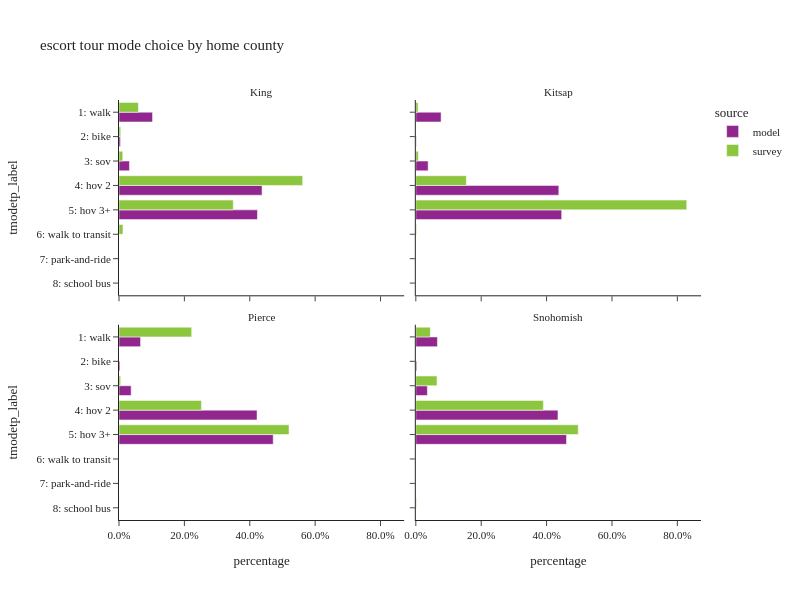

The cell this chart's notebook holds for it:
### Code cell
incl_county = ["King", "Kitsap", "Pierce", "Snohomish"]

plot_mode_choice(es_tour.filter(pl.col("CountyName").is_in(incl_county)),"CountyName",
                 {"CountyName":incl_county,
                  "tmodetp_label": list(util.tmodetp_cat.values())},
                 "home county",
                 2,600)

### Figure 1 — Plotly figure (JSON) as saved in the notebook; plotly's stock layout.template omitted (floating-point values rounded to 4 significant figures)
{"data": [{"alignmentgroup": "True", "customdata": [[8], [32353], [1393], [10071], [137972], [133527]], "hovertemplate": "source=model<br>CountyName=King<br>percentage=%{x}<br>tmodetp_label=%{y}<br>sample count=%{customdata[0]}<extra></extra>", "legendgroup": "model", "marker": {"color": "#91268F", "pattern": {"shape": ""}}, "name": "model", "offsetgroup": "model", "orientation": "h", "showlegend": true, "textposition": "auto", "type": "bar", "x": [2.537e-05, 0.1026, 0.004418, 0.03194, 0.4376, 0.4235], "xaxis": "x3", "y": [null, "1: walk", "2: bike", "3: sov", "4: hov 2", "5: hov 3+"], "yaxis": "y3"}, {"alignmentgroup": "True", "customdata": [[2], [68], [11], [16], [206], [147], [9], [1]], "hovertemplate": "source=survey<br>CountyName=King<br>percentage=%{x}<br>tmodetp_label=%{y}<br>sample count=%{customdata[0]}<extra></extra>", "legendgroup": "survey", "marker": {"color": "#8CC63E", "pattern": {"shape": ""}}, "name": "survey", "offsetgroup": "survey", "orientation": "h", "showlegend": true, "textposition": "auto", "type": "bar", "x": [0.0003658, 0.05936, 0.005208, 0.01146, 0.5618, 0.3496, 0.01212, 0.000106], "xaxis": "x3", "y": [null, "1: walk", "2: bike", "3: sov", "4: hov 2", "5: hov 3+", "6: walk to transit", "8: school bus"], "yaxis": "y3"}, {"alignmentgroup": "True", "customdata": [[2], [3302], [59], [1609], [18682], [19058]], "hovertemplate": "source=model<br>CountyName=Kitsap<br>percentage=%{x}<br>tmodetp_label=%{y}<br>sample count=%{customdata[0]}<extra></extra>", "legendgroup": "model", "marker": {"color": "#91268F", "pattern": {"shape": ""}}, "name": "model", "offsetgroup": "model", "orientation": "h", "showlegend": false, "textposition": "auto", "type": "bar", "x": [4.683e-05, 0.07731, 0.001381, 0.03767, 0.4374, 0.4462], "xaxis": "x4", "y": [null, "1: walk", "2: bike", "3: sov", "4: hov 2", "5: hov 3+"], "yaxis": "y4"}, {"alignmentgroup": "True", "customdata": [[2], [2], [17], [23], [1]], "hovertemplate": "source=survey<br>CountyName=Kitsap<br>percentage=%{x}<br>tmodetp_label=%{y}<br>sample count=%{customdata[0]}<extra></extra>", "legendgroup": "survey", "marker": {"color": "#8CC63E", "pattern": {"shape": ""}}, "name": "survey", "offsetgroup": "survey", "orientation": "h", "showlegend": false, "textposition": "auto", "type": "bar", "x": [0.00684, 0.00766, 0.1545, 0.8287, 0.002249], "xaxis": "x4", "y": ["1: walk", "3: sov", "4: hov 2", "5: hov 3+", "6: walk to transit"], "yaxis": "y4"}, {"alignmentgroup": "True", "customdata": [[3], [9197], [404], [5176], [58857], [65745]], "hovertemplate": "source=model<br>CountyName=Pierce<br>percentage=%{x}<br>tmodetp_label=%{y}<br>sample count=%{customdata[0]}<extra></extra>", "legendgroup": "model", "marker": {"color": "#91268F", "pattern": {"shape": ""}}, "name": "model", "offsetgroup": "model", "orientation": "h", "showlegend": false, "textposition": "auto", "type": "bar", "x": [2.152e-05, 0.06598, 0.002899, 0.03714, 0.4223, 0.4717], "xaxis": "x", "y": [null, "1: walk", "2: bike", "3: sov", "4: hov 2", "5: hov 3+"], "yaxis": "y"}, {"alignmentgroup": "True", "customdata": [[7], [3], [29], [28], [1]], "hovertemplate": "source=survey<br>CountyName=Pierce<br>percentage=%{x}<br>tmodetp_label=%{y}<br>sample count=%{customdata[0]}<extra></extra>", "legendgroup": "survey", "marker": {"color": "#8CC63E", "pattern": {"shape": ""}}, "name": "survey", "offsetgroup": "survey", "orientation": "h", "showlegend": false, "textposition": "auto", "type": "bar", "x": [0.2224, 0.004987, 0.2521, 0.5201, 0.00039], "xaxis": "x", "y": ["1: walk", "3: sov", "4: hov 2", "5: hov 3+", "8: school bus"], "yaxis": "y"}, {"alignmentgroup": "True", "customdata": [[5], [8530], [364], [4557], [56103], [59462]], "hovertemplate": "source=model<br>CountyName=Snohomish<br>percentage=%{x}<br>tmodetp_label=%{y}<br>sample count=%{customdata[0]}<extra></extra>", "legendgroup": "model", "marker": {"color": "#91268F", "pattern": {"shape": ""}}, "name": "model", "offsetgroup": "model", "orientation": "h", "showlegend": false, "textposition": "auto", "type": "bar", "x": [3.875e-05, 0.06611, 0.002821, 0.03532, 0.4348, 0.4609], "xaxis": "x2", "y": [null, "1: walk", "2: bike", "3: sov", "4: hov 2", "5: hov 3+"], "yaxis": "y2"}, {"alignmentgroup": "True", "customdata": [[1], [3], [8], [37], [31], [1]], "hovertemplate": "source=survey<br>CountyName=Snohomish<br>percentage=%{x}<br>tmodetp_label=%{y}<br>sample count=%{customdata[0]}<extra></extra>", "legendgroup": "survey", "marker": {"color": "#8CC63E", "pattern": {"shape": ""}}, "name": "survey", "offsetgroup": "survey", "orientation": "h", "showlegend": false, "textposition": "auto", "type": "bar", "x": [0.001789, 0.04445, 0.06481, 0.3903, 0.4969, 0.001797], "xaxis": "x2", "y": [null, "1: walk", "3: sov", "4: hov 2", "5: hov 3+", "8: school bus"], "yaxis": "y2"}], "layout": {"annotations": [{"font": {}, "showarrow": false, "text": "Pierce", "x": 0.245, "xanchor": "center", "xref": "paper", "y": 0.465, "yanchor": "bottom", "yref": "paper"}, {"font": {}, "showarrow": false, "text": "Snohomish", "x": 0.755, "xanchor": "center", "xref": "paper", "y": 0.465, "yanchor": "bottom", "yref": "paper"}, {"font": {}, "showarrow": false, "text": "King", "x": 0.245, "xanchor": "center", "xref": "paper", "y": 1.0, "yanchor": "bottom", "yref": "paper"}, {"font": {}, "showarrow": false, "text": "Kitsap", "x": 0.755, "xanchor": "center", "xref": "paper", "y": 1.0, "yanchor": "bottom", "yref": "paper"}], "barmode": "group", "height": 600, "legend": {"title": {"text": "source"}, "tracegroupgap": 0}, "title": {"text": "escort tour mode choice by home county"}, "width": 800, "xaxis": {"anchor": "y", "domain": [0.0, 0.49], "tickformat": ".1%", "title": {"text": "percentage"}}, "xaxis2": {"anchor": "y2", "domain": [0.51, 1.0], "matches": "x", "tickformat": ".1%", "title": {"text": "percentage"}}, "xaxis3": {"anchor": "y3", "domain": [0.0, 0.49], "matches": "x", "showticklabels": false, "tickformat": ".1%"}, "xaxis4": {"anchor": "y4", "domain": [0.51, 1.0], "matches": "x", "showticklabels": false, "tickformat": ".1%"}, "yaxis": {"anchor": "x", "categoryarray": ["9: tnc", "8: school bus", "7: park-and-ride", "6: walk to transit", "5: hov 3+", "4: hov 2", "3: sov", "2: bike", "1: walk"], "categoryorder": "array", "domain": [0.0, 0.465], "title": {"text": "tmodetp_label"}}, "yaxis2": {"anchor": "x2", "domain": [0.0, 0.465], "matches": "y", "showticklabels": false}, "yaxis3": {"anchor": "x3", "categoryarray": ["9: tnc", "8: school bus", "7: park-and-ride", "6: walk to transit", "5: hov 3+", "4: hov 2", "3: sov", "2: bike", "1: walk"], "categoryorder": "array", "domain": [0.535, 1.0], "matches": "y", "title": {"text": "tmodetp_label"}}, "yaxis4": {"anchor": "x4", "domain": [0.535, 1.0], "matches": "y", "showticklabels": false}}}
